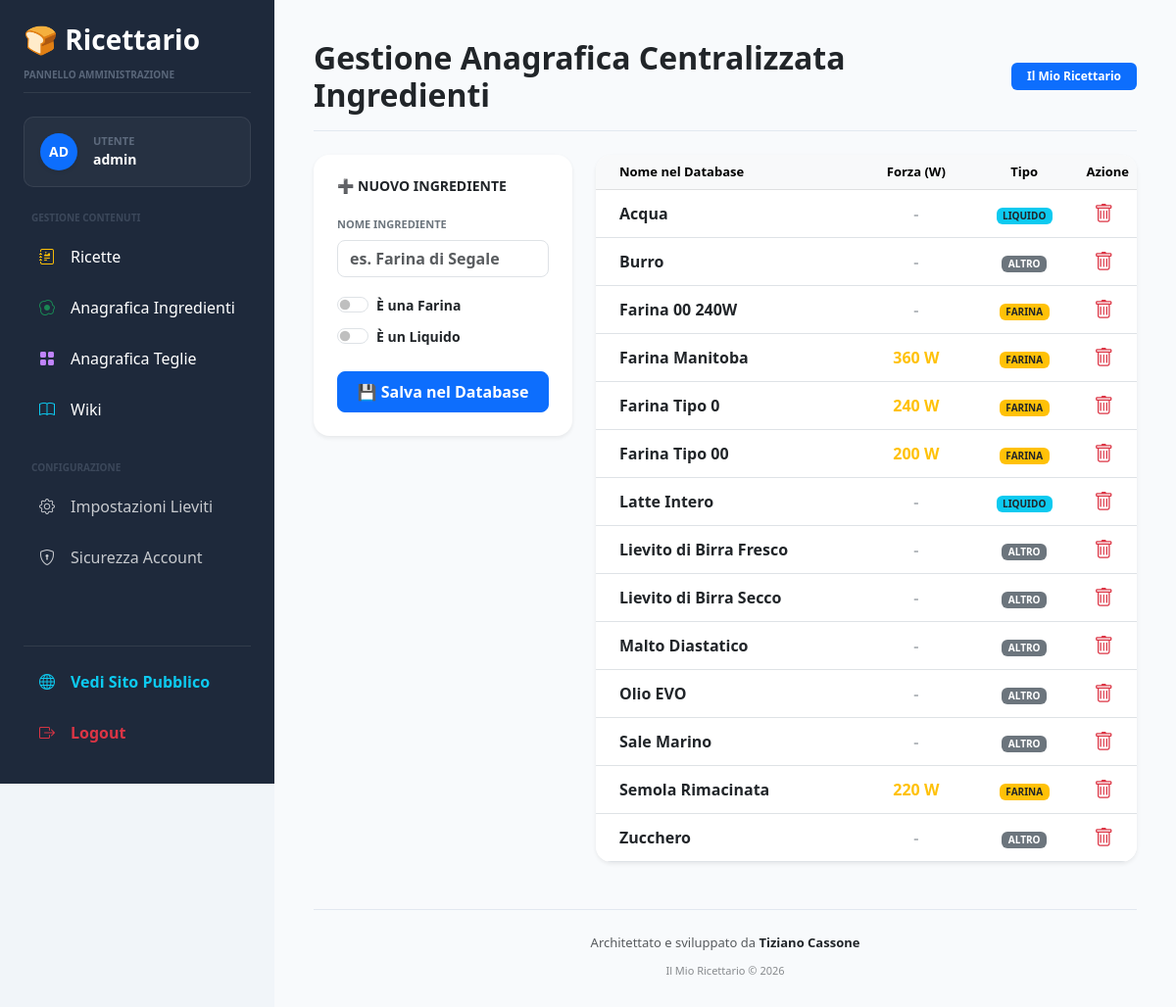
The app's page /admin/ingredients/master (signed in), older data.
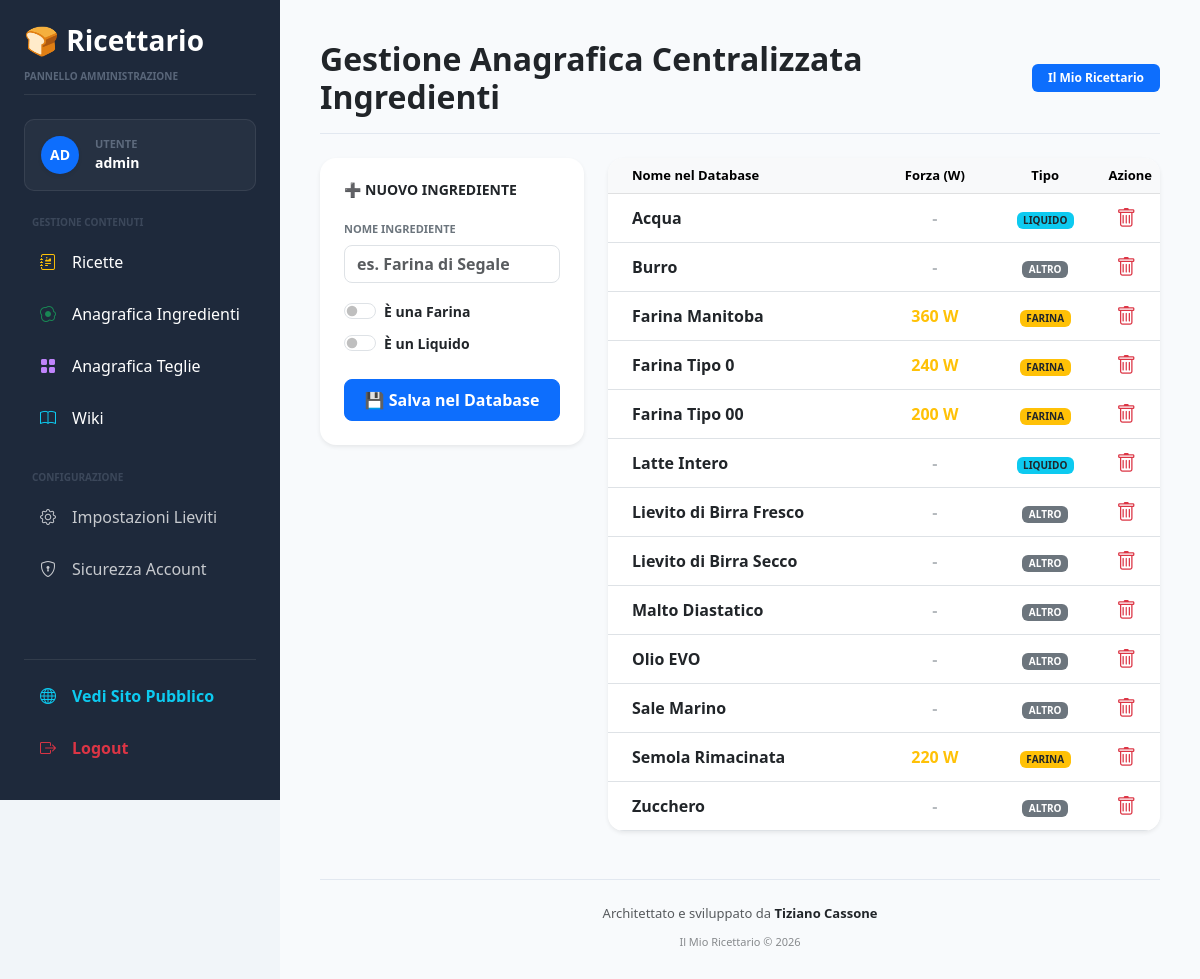
The same page, newer data.
### models/ingredient_master.py (models this page shows, shortened)
class MasterIngredient(db.Model):
    __tablename__ = "master_ingredients"
    id = db.Column(
        db.Integer,
        primary_key=True
    )
    name = db.Column(
        db.String(255),
        unique=True,
        nullable=False
    )
    is_flour = db.Column(
        db.Boolean,
        default=False
    )
    is_liquid = db.Column(
        db.Boolean,
        default=False
    )
    w_value = db.Column(
        db.Integer,
        nullable=True,
        default=0
    )

### routes/admin.py (the view)
@admin_bp.route("/ingredients/master", methods=["GET"])
@login_required
def master_ingredients_view():
    master_ingredients = MasterIngredient.query.order_by(MasterIngredient.name).all()
    return render_template(
        "admin/ingredients_master.html",
        master_ingredients_list=master_ingredients
    )

### app.py (called while the page is built)
@login_manager.user_loader
def load_user(user_id):
    return db.session.get(
        User,
        int(user_id)
    )

@app.context_processor
def inject_global_settings():
    return dict(
        settings_data=Setting.query.first()
    )

### templates/admin/ingredients_master.html (shortened to what the changed rows need)
{% extends "base.html" %}
{% block page_title %}Gestione Anagrafica Centralizzata Ingredienti{% endblock %}
{% block content %}
<div class="row g-4">
    <div class="col-md-8">
        <div class="card shadow-sm border-0 bg-white rounded-4 overflow-hidden">
            <div class="card-body p-0">
                <div class="table-responsive">
                    <table class="table table-hover align-middle mb-0">
                        <thead class="table-light">
                            <tr class="small text-secondary" style="font-size: 13px;">
                                <th class="ps-4">Nome nel Database</th>
                                <th class="text-center" style="width: 20%;">Forza (W)</th>
                                <th class="text-center" style="width: 20%;">Tipo</th>
                                <th class="text-center" style="width: 10%;">Azione</th>
                            </tr>
                        </thead>
                        <tbody>
                            {% if master_ingredients_list %}
                                {% for ing in master_ingredients_list %}
                                <tr class="border-bottom">
                                    <td class="ps-4 fw-semibold text-dark">{{ ing.name }}</td>
                                    <td class="text-center fw-bold text-secondary">
                                        {% if ing.is_flour and ing.w_value and ing.w_value > 0 %}
                                            <span class="text-warning">{{ ing.w_value }} W</span>
                                        {% else %}
                                            <span class="opacity-50">-</span>
                                        {% endif %}
                                    </td>
                                    <td class="text-center">
                                        {% if ing.is_flour %}
                                            <span class="badge bg-warning text-dark px-2.5 py-1.5 rounded-2 fw-bold" style="font-size: 10px;">FARINA</span>
                                        {% elif ing.is_liquid %}
                                            <span class="badge bg-info text-dark px-2.5 py-1.5 rounded-2 fw-bold" style="font-size: 10px;">LIQUIDO</span>
                                        {% else %}
                                            <span class="badge bg-secondary px-2.5 py-1.5 rounded-2 fw-bold" style="font-size: 10px;">ALTRO</span>
                                        {% endif %}
                                    </td>
                                    <td class="text-center pe-3">
                                        <a href="{{ url_for('admin.master_ingredient_delete', id=ing.id) }}" class="btn btn-sm btn-link text-danger p-0 shadow-none">
                                            <i class="bi bi-trash fs-5"></i>
                                        </a>
                                    </td>
                                </tr>
                                {% endfor %}
                            {% else %}
                                <tr>
                                    <td colspan="4" class="text-center text-muted py-4 fw-medium">Nessun ingrediente presente nel DB.</td>
                                </tr>
                            {% endif %}
                        </tbody>
                    </table>
                </div>
            </div>
        </div>
    </div>
</div>
{% endblock %}

Row changes from the older to the newer data that the page shows:
removed MasterIngredient: name "Farina 00 240W", is_flour "FARINA"
